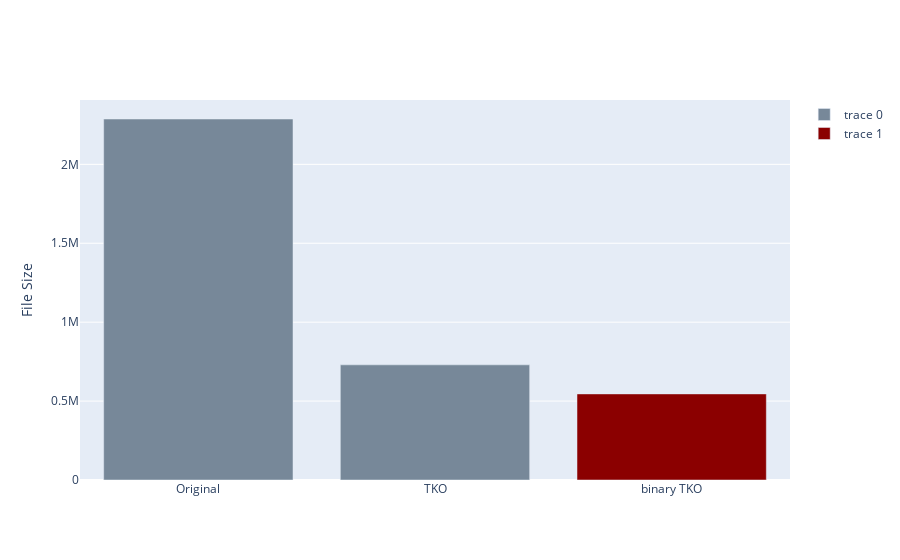

Notebook code cell kept with this figure:
### Code cell
fig = go.Figure()

data = [os.path.getsize(v) for v in ['../DATA/example.vtp','../DATA/example.tko','../DATA/example.glb']]
names = ['Original', 'TKO', 'binary TKO']
    
fig.add_trace(go.Bar(y=data[0:2], x=names[0:2],
                marker_color = 'lightslategray',    orientation='v')
)


fig.add_trace(go.Bar(y=data[2:], x=names[2:],
                marker_color = 'darkred',    orientation='v')
)


fig.update_layout(yaxis_title="File Size")
# fig.update_layout(xaxis_title="Mean Relative Loss per Value")
    
# fig.update_layout(xaxis_type="log",xaxis=dict(tickformat=".5f"))
fig.show()

### Figure 1 — Plotly figure (JSON) as saved in the notebook; plotly's stock layout.template omitted (floating-point values rounded to 4 significant figures)
{"data": [{"marker": {"color": "lightslategray"}, "orientation": "v", "type": "bar", "x": ["Original", "TKO"], "y": [2287360, 729762]}, {"marker": {"color": "darkred"}, "orientation": "v", "type": "bar", "x": ["binary TKO"], "y": [545404]}], "layout": {"yaxis": {"title": {"text": "File Size"}}}}
